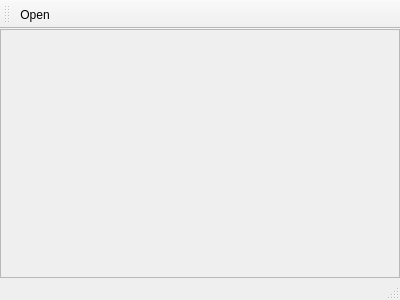
<?xml version="1.0" encoding="UTF-8"?>
<ui version="4.0">
 <class>MainBox</class>
 <widget class="QMainWindow" name="MainBox">
  <property name="geometry">
   <rect>
    <x>0</x>
    <y>0</y>
    <width>400</width>
    <height>300</height>
   </rect>
  </property>
  <property name="windowTitle">
   <string>SlideWalk</string>
  </property>
  <property name="locale">
   <locale language="English" country="UnitedStates"/>
  </property>
  <widget class="QWidget" name="centralWidget">
   <layout class="QHBoxLayout" name="horizontalLayout">
    <item>
     <widget class="QScrollArea" name="scrollArea">
      <property name="widgetResizable">
       <bool>true</bool>
      </property>
      <widget class="QWidget" name="scrollAreaWidgetContents">
       <property name="geometry">
        <rect>
         <x>0</x>
         <y>0</y>
         <width>380</width>
         <height>216</height>
        </rect>
       </property>
       <layout class="QHBoxLayout" name="horizontalLayout_2">
        <item>
         <widget class="QLabel" name="label">
          <property name="text">
           <string/>
          </property>
         </widget>
        </item>
       </layout>
      </widget>
     </widget>
    </item>
   </layout>
  </widget>
  <widget class="QMenuBar" name="menuBar">
   <property name="geometry">
    <rect>
     <x>0</x>
     <y>0</y>
     <width>400</width>
     <height>21</height>
    </rect>
   </property>
   <property name="defaultUp">
    <bool>false</bool>
   </property>
  </widget>
  <widget class="QToolBar" name="mainToolBar">
   <attribute name="toolBarArea">
    <enum>TopToolBarArea</enum>
   </attribute>
   <attribute name="toolBarBreak">
    <bool>false</bool>
   </attribute>
   <addaction name="actionFileOpen"/>
  </widget>
  <widget class="QStatusBar" name="statusBar"/>
  <action name="actionFileOpen">
   <property name="text">
    <string>Open</string>
   </property>
   <property name="shortcut">
    <string>Ctrl+O</string>
   </property>
  </action>
 </widget>
 <layoutdefault spacing="0" margin="0"/>
 <resources/>
 <connections/>
</ui>
